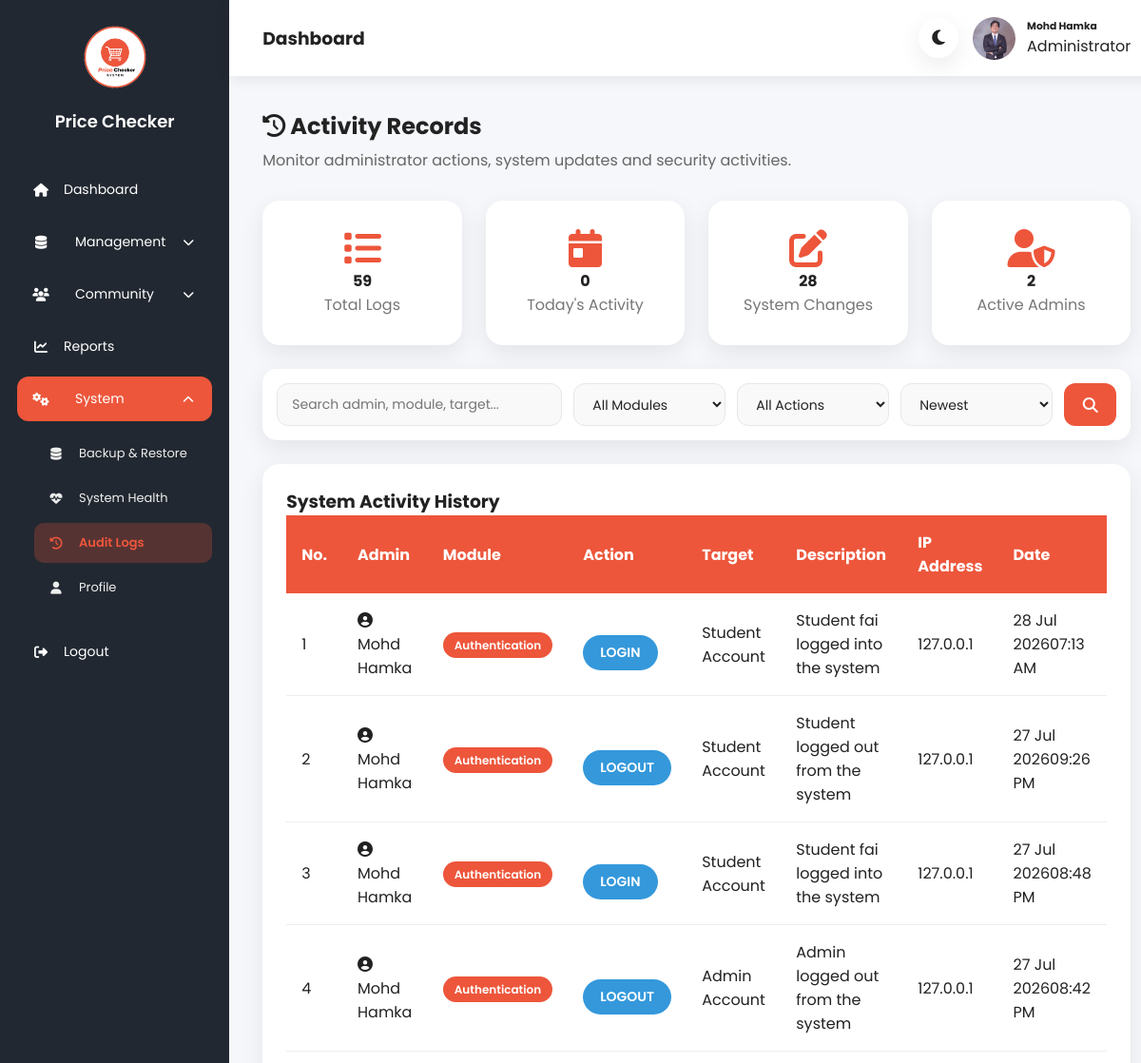
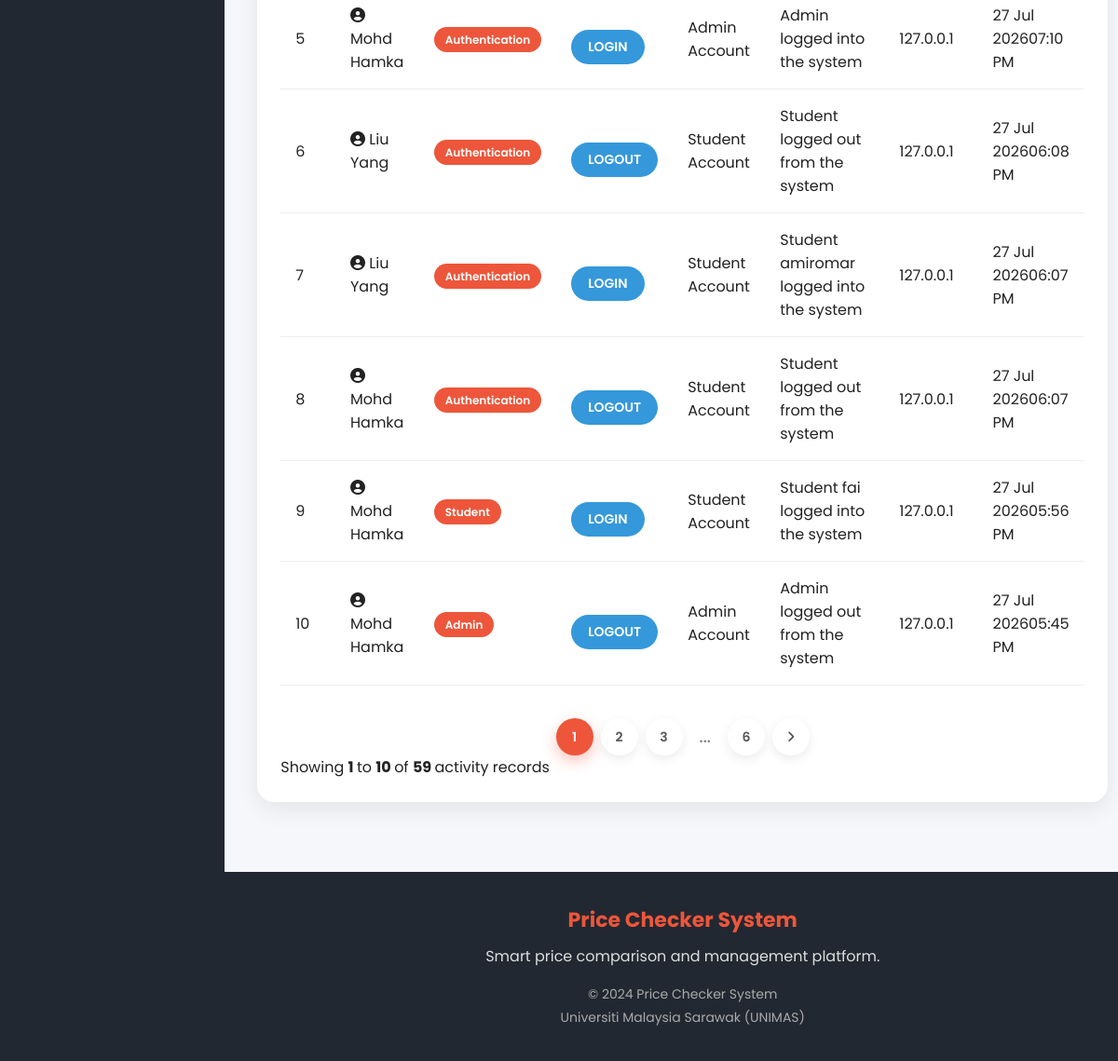
/src/admin/auditLogs.php (signed in), run on an earlier commit of the app's database (2 pictures, top to bottom).
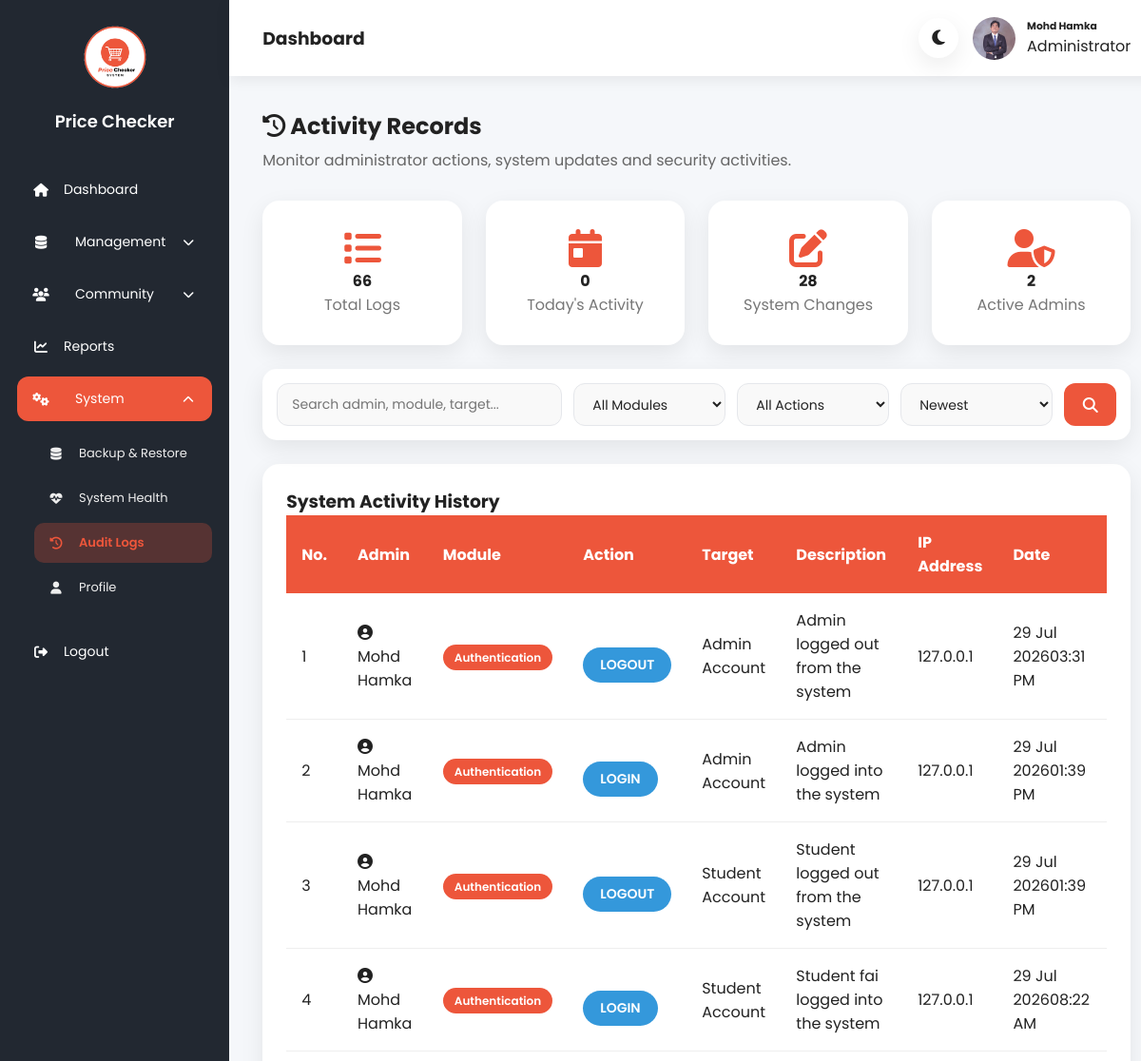
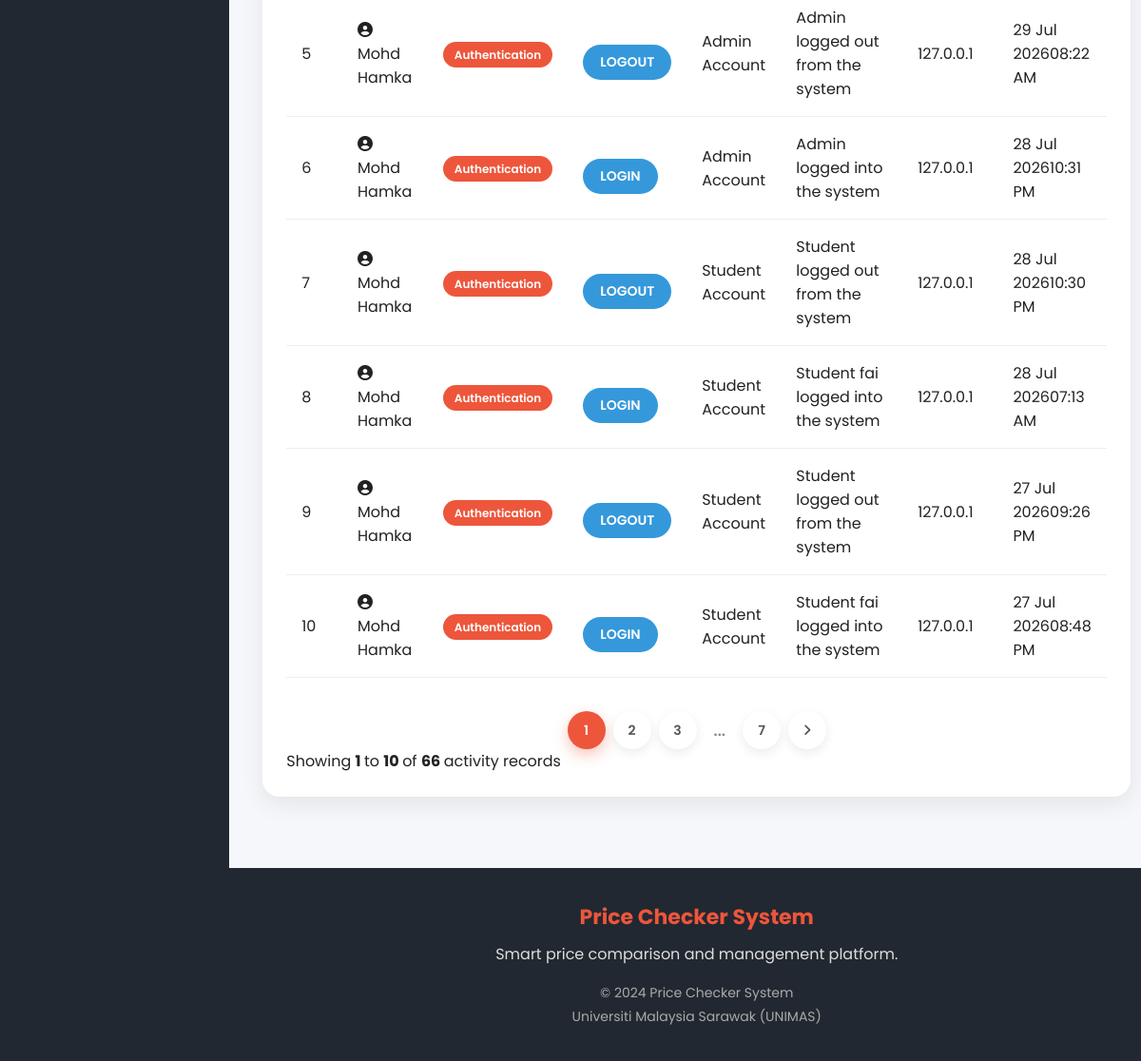
And on a later commit of the database (2 pictures, top to bottom).
### tables this page shows
CREATE TABLE `audit_logs` (
  `auditID` int(11) NOT NULL,
  `adminID` int(11) NOT NULL,
  `module` varchar(100) DEFAULT NULL,
  `action` varchar(100) DEFAULT NULL,
  `target` varchar(255) DEFAULT NULL,
  `description` text DEFAULT NULL,
  `ipAddress` varchar(50) DEFAULT NULL,
  `created_at` timestamp NOT NULL DEFAULT current_timestamp()
);

### src/admin/auditLogs.php (the view, shortened to what the changed rows need)
<?php
include("../config/db_cPCS.php");
$search = "";
$module = "";
$action = "";
$sort = "";
$limit = 10;
$page = isset($_GET['page']) ? $_GET['page'] : 1;
$offset = ($page-1) * $limit;
$totalLogs = mysqli_fetch_assoc(
mysqli_query($conn,"
SELECT COUNT(*) total
FROM audit_logs
"))['total'];
$countQuery="
SELECT COUNT(*) total
FROM audit_logs
JOIN admin
ON audit_logs.adminID = admin.adminID
WHERE
(
admin.adminFullname LIKE '%$search%'
OR audit_logs.module LIKE '%$search%'
OR audit_logs.action LIKE '%$search%'
OR audit_logs.target LIKE '%$search%'
OR audit_logs.description LIKE '%$search%'
)
AND
(
'$module'=''
OR audit_logs.module='$module'
)
AND
(
'$action'=''
OR audit_logs.action='$action'
)
";
$countResult=mysqli_query($conn,$countQuery);
$totalRows=mysqli_fetch_assoc($countResult)['total'];
$totalPages=ceil($totalRows/$limit);
$query="
SELECT
audit_logs.*,
admin.adminFullname
FROM audit_logs
JOIN admin
ON audit_logs.adminID = admin.adminID
WHERE
(
admin.adminFullname LIKE '%$search%'
OR audit_logs.module LIKE '%$search%'
OR audit_logs.action LIKE '%$search%'
OR audit_logs.target LIKE '%$search%'
OR audit_logs.description LIKE '%$search%'
)
AND
(
'$module'=''
OR audit_logs.module='$module'
)
AND
(
'$action'=''
OR audit_logs.action='$action'
)
";
if($sort=="old")
{
    $query.=" ORDER BY audit_logs.created_at ASC ";
}
else
{
    $query.=" ORDER BY audit_logs.created_at DESC ";
}
$query.=" LIMIT $offset,$limit ";
$logs=mysqli_query($conn,$query);
?>
<!DOCTYPE html>
<html lang="en">
<head>
    <link rel="stylesheet" href="https://cdnjs.cloudflare.com/ajax/libs/font-awesome/6.7.2/css/all.min.css">
    <link rel="stylesheet" href="../../assets/css/adminDashboard.css">
</head>
<body>
<div class="admin-container">
    <div class="admin-main">
            <div class="dashboard-content">
                <div class="page-title">
                    <h2>
                        <i class="fa-solid fa-clock-rotate-left"></i>
                        Activity Records
                    </h2>
                </div>
                <div class="dashboard-cards">
                    <div class="dashboard-card">
                        <i class="fa-solid fa-list"></i>
                        <h4>
                            <?php echo $totalLogs; ?>
                        </h4>
                        <p>
                            Total Logs
                        </p>
                    </div>
                </div>
                <div class="table-card">
                    <table>
                        <thead>
                        <tr>
                            <th>No.</th>
                            <th>Admin</th>
                            <th>Module</th>
                            <th>Action</th>
                            <th>Target</th>
                            <th>Description</th>
                            <th>IP Address</th>
                            <th>Date</th>
                        </tr>
                        </thead>
                        <tbody>
                            <?php
                            if(mysqli_num_rows($logs)>0)
                            {
                            $no=$offset+1;
                            while($log=mysqli_fetch_assoc($logs))
                            {
                            ?>
                            <tr>
                                <td>
                                    <?php echo $no++; ?>
                                </td>
                                <td>
                                    <i class="fa fa-user-circle"></i>
                                    <?php echo $log['adminFullname']; ?>
                                </td>
                                <td>
                                    <span class="module-badge">
                                        <?php echo ucfirst($log['module']); ?>
                                    </span>
                                </td>
                                <td>
                                    <?php
                                    $actionClass="";
                                    switch(strtolower($log['action']))
                                    {
                                        default:
                                        $actionClass="info";
                                    }
                                    ?>
                                    <span class="status-badge <?php echo $actionClass; ?>">
                                        <?php echo ucfirst($log['action']); ?>
                                    </span>
                                </td>
                                <td>
                                    <?php echo $log['target']; ?>
                                </td>
                                <td>
                                    <?php echo $log['description']; ?>
                                </td>
                                <td>
                                    <?php echo $log['ipAddress']; ?>
                                </td>
                                <td>
                                    <?php
                                    echo date(
                                    "d M Y<br>h:i A",
                                    strtotime($log['created_at'])
                                    );
                                    ?>
                                </td>
                            </tr>
                            <?php
                            }
                        }
                        ?>
                        </tbody>
                    </table>
                    <div class="pagination">
                        <?php
                        $start = max(1,$page-2);
                        $end = min($totalPages,$page+2);
                        for($i=$start;$i<=$end;$i++)
                        {
                        ?>
                        <a href="?page=<?php echo $i; ?>&search=<?php echo urlencode($search); ?>&module=<?php echo urlencode($module); ?>&action=<?php echo urlencode($action); ?>"
                        class="<?php echo ($page==$i)?'active':''; ?>">
                            <?php echo $i; ?>
                        </a>
                        <?php
                        }
                        if($page < $totalPages-2)
                        {
                        if($page < $totalPages-3)
                        {
                        ?>
                        <span class="dots">
                            ...
                        </span>
                        <?php
                        }
                        ?>
                        <a href="?page=<?php echo $totalPages; ?>&search=<?php echo urlencode($search); ?>&module=<?php echo urlencode($module); ?>&action=<?php echo urlencode($action); ?>">
                            <?php echo $totalPages; ?>
                        </a>
                        <?php
                        }
                        if($page < $totalPages)
                        {
                        ?>
                        <a href="?page=<?php echo $page+1; ?>&search=<?php echo urlencode($search); ?>&module=<?php echo urlencode($module); ?>&action=<?php echo urlencode($action); ?>">
                            <i class="fa fa-angle-right"></i>
                        </a>
                        <?php
                        }
                        ?>
                    </div>
                    <div class="pagination-info">
                        Showing
                        <strong>
                            <?php echo ($totalRows > 0) ? $offset + 1 : 0; ?>
                        </strong>
                        to
                        <strong>
                            <?php echo min($offset + $limit,$totalRows); ?>
                        </strong>
                        of
                        <strong>
                            <?php echo $totalRows; ?>
                        </strong>
                        activity records
                    </div>
                </div>
            </div>
        </div>
    </div>
</body>
</html>

What changed in the data, as far as the page shows it:
no longer on this page (row unchanged): audit_logs: adminID.adminFullname "Mohd Hamka", module "Authentication", action "LOGOUT", target "Admin Account", description "Admin logged out from the system", ipAddress "127.0.0.1", created_at "27 Jul 2026 08:42 PM"
no longer on this page (row unchanged): audit_logs: adminID.adminFullname "Mohd Hamka", module "Authentication", action "LOGIN", target "Admin Account", description "Admin logged into the system", ipAddress "127.0.0.1", created_at "27 Jul 2026 07:10 PM"
no longer on this page (row unchanged): audit_logs: adminID.adminFullname "Liu Yang", module "Authentication", action "LOGOUT", target "Student Account", description "Student logged out from the system", ipAddress "127.0.0.1", created_at "27 Jul 2026 06:08 PM"
no longer on this page (row unchanged): audit_logs: adminID.adminFullname "Liu Yang", module "Authentication", action "LOGIN", target "Student Account", description "Student amiromar logged into the system", ipAddress "127.0.0.1", created_at "27 Jul 2026 06:07 PM"
no longer on this page (row unchanged): audit_logs: adminID.adminFullname "Mohd Hamka", module "Authentication", action "LOGOUT", target "Student Account", description "Student logged out from the system", ipAddress "127.0.0.1", created_at "27 Jul 2026 06:07 PM"
no longer on this page (row unchanged): audit_logs: adminID.adminFullname "Mohd Hamka", module "Student", action "LOGIN", target "Student Account", description "Student fai logged into the system", ipAddress "127.0.0.1", created_at "27 Jul 2026 05:56 PM"
no longer on this page (row unchanged): audit_logs: adminID.adminFullname "Mohd Hamka", module "Admin", action "LOGOUT", target "Admin Account", description "Admin logged out from the system", ipAddress "127.0.0.1", created_at "27 Jul 2026 05:45 PM"
added audit_logs: adminID.adminFullname "Mohd Hamka", module "Authentication", action "LOGOUT", target "Admin Account", description "Admin logged out from the system", ipAddress "127.0.0.1", created_at "29 Jul 2026 03:31 PM"
added audit_logs: adminID.adminFullname "Mohd Hamka", module "Authentication", action "LOGIN", target "Admin Account", description "Admin logged into the system", ipAddress "127.0.0.1", created_at "29 Jul 2026 01:39 PM"
added audit_logs: adminID.adminFullname "Mohd Hamka", module "Authentication", action "LOGOUT", target "Student Account", description "Student logged out from the system", ipAddress "127.0.0.1", created_at "29 Jul 2026 01:39 PM"
added audit_logs: adminID.adminFullname "Mohd Hamka", module "Authentication", action "LOGIN", target "Student Account", description "Student fai logged into the system", ipAddress "127.0.0.1", created_at "29 Jul 2026 08:22 AM"
added audit_logs: adminID.adminFullname "Mohd Hamka", module "Authentication", action "LOGOUT", target "Admin Account", description "Admin logged out from the system", ipAddress "127.0.0.1", created_at "29 Jul 2026 08:22 AM"
added audit_logs: adminID.adminFullname "Mohd Hamka", module "Authentication", action "LOGIN", target "Admin Account", description "Admin logged into the system", ipAddress "127.0.0.1", created_at "28 Jul 2026 10:31 PM"
added audit_logs: adminID.adminFullname "Mohd Hamka", module "Authentication", action "LOGOUT", target "Student Account", description "Student logged out from the system", ipAddress "127.0.0.1", created_at "28 Jul 2026 10:30 PM"
Also different on the page:
$totalLogs: "59" → "66"
$totalPages: "6" → "7"
$totalRows: "59" → "66"
